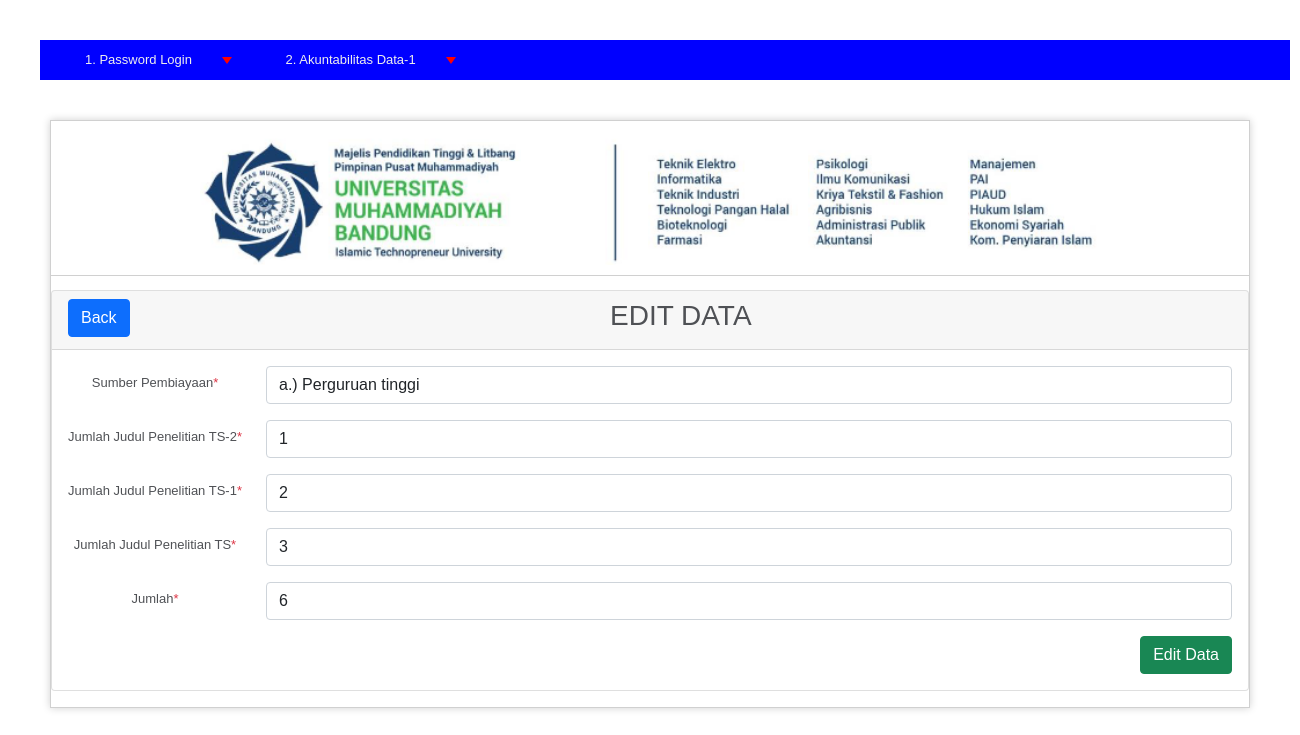
Page /index.php/C03_tb_3b2/edit/8 on the committed database.
### application/controllers/C03_tb_3b2.php (called while the page is built, shortened)
<?php
class C03_tb_3b2 extends CI_Controller
{
    public function __construct()
    {
        $this->load->model("M03_tb_3b2");
        $this->load->library('form_validation');
    }
    public function edit($id = null)
    {
        $M03_tb_3b2 = $this->M03_tb_3b2;
        $data["tb_3b2"] = $M03_tb_3b2->getById($id);
        $this->load->view("V03_tb-3b1_3b41/V03_tb_3b2_edit", $data);
    }
}

### index.php (called while the page is built, shortened)
<?php
require_once BASEPATH.'core/CodeIgniter.php';

### application/models/M03_tb_3b2.php (called while the page is built, shortened)
<?php defined('BASEPATH') OR exit('No direct script access allowed');
class M03_tb_3b2 extends CI_Model
{
    private $_table = "tb-3b2";
    public function getById($id)
    {
        return $this->db->get_where($this->_table, ["id" => $id])->row();
    }
}

### application/views/V03_tb-3b1_3b41/V03_tb_3b2_edit.php (the view, shortened to what this page needs)
<!doctype html>
<html lang="en">
  <head>
    <link href="https://cdn.jsdelivr.net/npm/bootstrap@5.1.3/dist/css/bootstrap.min.css" rel="stylesheet">
    <link href="https://cdnjs.cloudflare.com/ajax/libs/twitter-bootstrap/5.0.1/css/bootstrap.min.css" rel="stylesheet">
    <link href="https://cdn.datatables.net/1.11.4/css/dataTables.bootstrap5.min.css" rel="stylesheet">
    <link href="https://cdn.datatables.net/buttons/2.2.2/css/buttons.dataTables.min.css" rel="stylesheet">
  </head>
  <body>
    <div class="card mb-3">
        <div class="card-header">
            <a href="<?php echo site_url('/C03_tb_3b2/index') ?>" class="btn btn-primary float-start">Back</a> <h3>EDIT DATA</h3>
        </div>
        <div class="card-body">
            <form action="" method="post" enctype="multipart/form-data" >
                <div class="mb-3 row">
                    <label for="txt_sumber_pembiayaan" class="col-sm-2 col-form-label">Sumber Pembiayaan<span class="text-danger">*</span></label>
                    <div class="col-sm-10">
                        <select name="txt_sumber_pembiayaan" class="form-control <?php echo form_error('txt_sumber_pembiayaan') ? 'is-invalid':'' ?>" aria-label="Default select example">
                            <option value="1" <?= $tb_3b2->sumber_pembiayaan == '1' ? 'selected' : '' ?> >a.) Perguruan tinggi</option>
                        </select>
                    </div>
                </div>
                <div class="mb-3 row">
                    <label for="txt_jml_judul_penelitian_TS_2" class="col-sm-2 col-form-label">Jumlah Judul Penelitian TS-2<span class="text-danger">*</span></label>
                    <div class="col-sm-10">
                        <input class="form-control <?php echo form_error('txt_jml_judul_penelitian_TS_2') ? 'is-invalid':'' ?>"
                                type="text" name="txt_jml_judul_penelitian_TS_2"
                                placeholder="Jumlah Judul Penelitian TS-2"
                                value="<?= $tb_3b2->jml_judul_penelitian_TS_2?>" />
                    </div>
                </div>
                <div class="mb-3 row">
                    <label for="txt_jml_judul_penelitian_TS_1" class="col-sm-2 col-form-label">Jumlah Judul Penelitian TS-1<span class="text-danger">*</span></label>
                    <div class="col-sm-10">
                        <input class="form-control <?php echo form_error('txt_jml_judul_penelitian_TS_1') ? 'is-invalid':'' ?>" \
                                type="text" name="txt_jml_judul_penelitian_TS_1"
                                placeholder="Jumlah Judul Penelitian TS-1"
                                value="<?= $tb_3b2->jml_judul_penelitian_TS_1?>" />
                    </div>
                </div>
                <div class="mb-3 row">
                    <label for="txt_jml_judul_penelitian_TS" class="col-sm-2 col-form-label">Jumlah Judul Penelitian TS<span class="text-danger">*</span></label>
                    <div class="col-sm-10">
                        <input class="form-control <?php echo form_error('txt_jml_judul_penelitian_TS') ? 'is-invalid':'' ?>"
                                type="text" name="txt_jml_judul_penelitian_TS"
                                placeholder="Jumlah Judul Penelitian TS"
                                value="<?= $tb_3b2->jml_judul_penelitian_TS?>" />
                    </div>
                </div>
                <div class="mb-3 row">
                    <label for="txt_jumlah" class="col-sm-2 col-form-label">Jumlah<span class="text-danger">*</span></label>
                    <div class="col-sm-10">
                        <input class="form-control <?php echo form_error('txt_jumlah') ? 'is-invalid':'' ?>"
                                type="text"
                                name="txt_jumlah"
                                placeholder="Jumlah"
                                value="<?= $tb_3b2->jumlah ?>" />
                    </div>
                </div>
                <input class="btn btn-success float-end" type="submit" name="btn" value="Edit Data" />
            </form>
        </div>
    </div>
  </body>
</html>

### css/background_01.css (style rules this page uses)
body { background-color: #fff; margin: 40px; font: 13px/20px normal Helvetica, Arial, sans-serif; color: #4F5155; }

### rows in the picture
tb-3b2: txt_sumber_pembiayaan "a.) Perguruan tinggi", txt_jml_judul_penelitian_TS_2 "1", txt_jml_judul_penelitian_TS_1 "2", txt_jml_judul_penelitian_TS "3", txt_jumlah "6"
